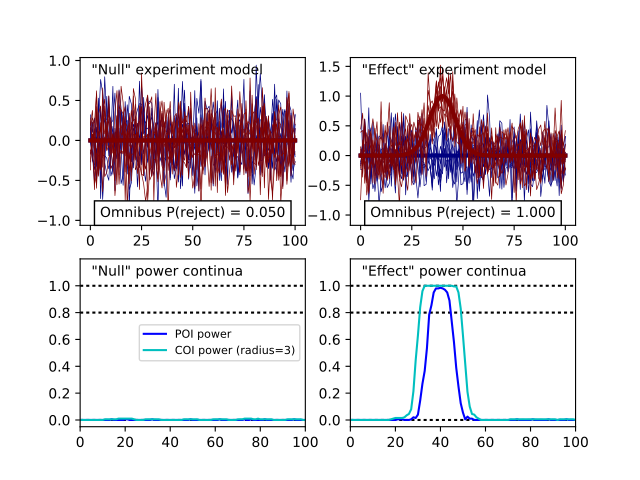

Source code (Python):
import numpy as np
from matplotlib import pyplot
import power1d

J        = 8
Q        = 101
baseline = power1d.geom.Null( Q=Q )
signal0  = power1d.geom.Null( Q=Q )
signal1  = power1d.geom.GaussianPulse( Q=Q, q=40, fwhm=15, amp=1.0 )
noise    = power1d.noise.Gaussian( J=J, Q=Q, mu=0, sigma=0.3 )
model0   = power1d.models.DataSample(baseline, signal0, noise, J=J)
model1   = power1d.models.DataSample(baseline, signal1, noise, J=J)

emodel0  = power1d.models.Experiment( [model0, model0], fn=power1d.stats.t_2sample )
emodel1  = power1d.models.Experiment( [model0, model1], fn=power1d.stats.t_2sample )

sim      = power1d.models.ExperimentSimulator(emodel0, emodel1)
results  = sim.simulate(iterations=200, progress_bar=True)

pyplot.close('all')
results.plot()
